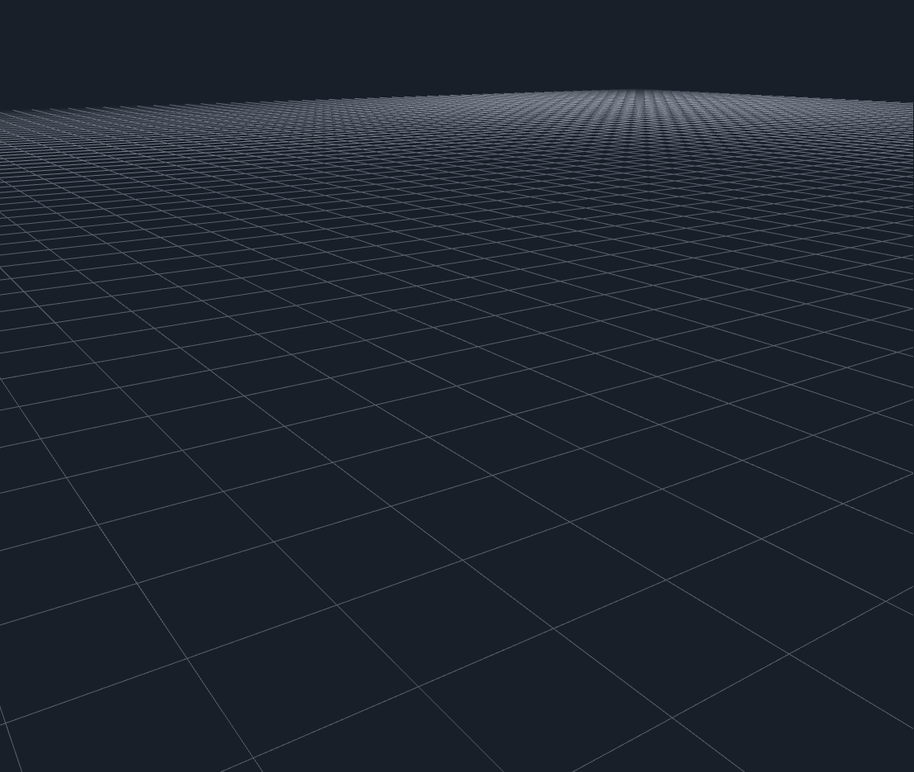
#> input picture _align_tests/example_transform/create_A_before.png, 914 x 772 px, shrunk from 1108 x 935 before the run
$ python png_stat.py ../../../_align_tests/example_transform/create_A_before.png
#> lines starting #> are read from the running program, lines starting #| are printed output that depends on the picture
# -*- coding: utf-8 -*-
"""png_stat.py — PNG 像素统计 (验收链 T1 截图判定): 方差/非背景占比/均色/通道数.
用法: py -3.12 tests\_tmp\png_stat.py <png>...
背景 = 最频色 (mode); 非背景像素 = 与最频色 L1 距离 > 24 的像素."""
import sys
import numpy as np
from PIL import Image

for path in sys.argv[1:]:
    im = Image.open(path).convert('RGB')
    a = np.asarray(im, dtype=np.int32)
    H, W = a.shape[:2]
#> H = 772; W = 914
    # 最频色 (粗量化到 /16 再找众数, 反查原色近似)
    q = (a // 16).reshape(-1, 3)
    (vals, counts) = np.unique(q, axis=0, return_counts=True)
#> vals = 34 rows, first 8: [0, 0, 1], [0, 1, 1], [1, 1, 1], [1, 1, 2], [1, 2, 2], [1, 2, 3], [2, 2, 2], [2, 2, 3]; counts = 34 values, max 557829 at index 3, min 2 at index 22, mean 20753.2
    i = int(np.argmax(counts))
#> i = 3
    mode_q = vals[i]
#> mode_q = [1, 1, 2]
    mode = mode_q * 16 + 8
#> mode = [24, 24, 40]
    dist = np.abs(a - mode).sum(axis=2)
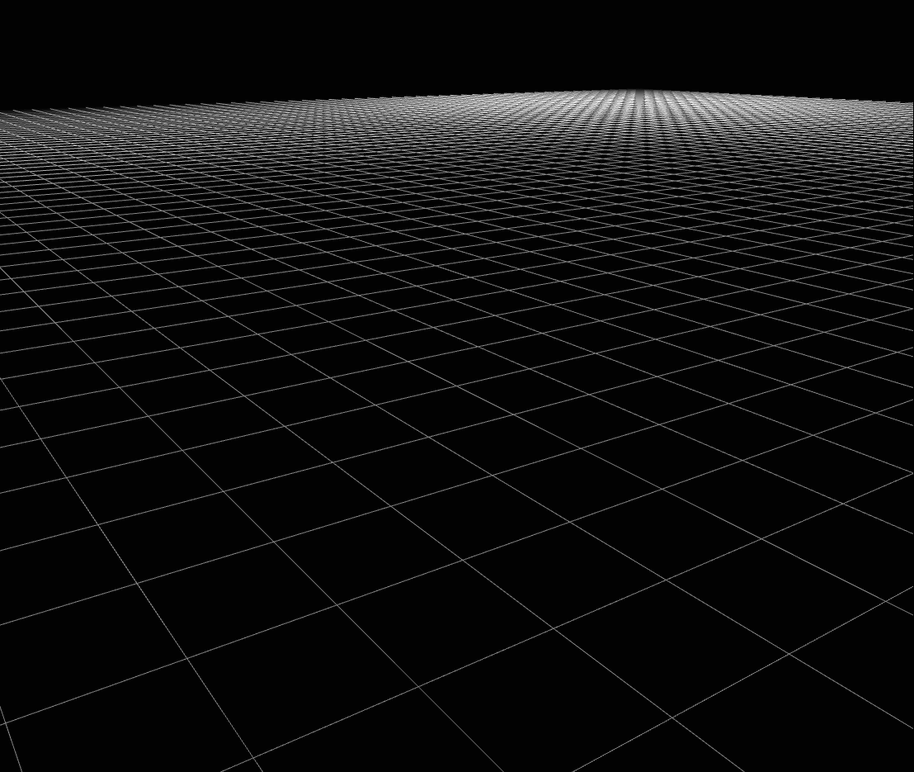
#> dist: shape (772, 914) int64; min 5, max 384, mean 28.6; drawn with min black and max white
    nonbg = (dist > 24).mean()
#> nonbg = 0.165
    mean = a.reshape(-1, 3).mean(axis=0)
#> mean = [31.27, 37.19, 47.39]
    std = a.reshape(-1, 3).std(axis=0)
#> std = [17.18, 16.99, 17.5]
    # 行/列亮度概貌 (判断上下左右是否分层)
    gray = a.mean(axis=2)
    print("%s: %dx%d 非背景占比=%.4f mean=%s std=%s bg=%s" % (
        path.split('\\')[-1], W, H, nonbg, np.round(mean, 1), np.round(std, 1), mode))
#| ../../../_align_tests/example_transform/create_A_before.png: 914x772 非背景占比=0.1647 mean=[31.3 37.2 47.4] std=[17.2 17.  17.5] bg=[24 24 40]

$ run again, on _align_tests/example_transform/pos_positive_before.png
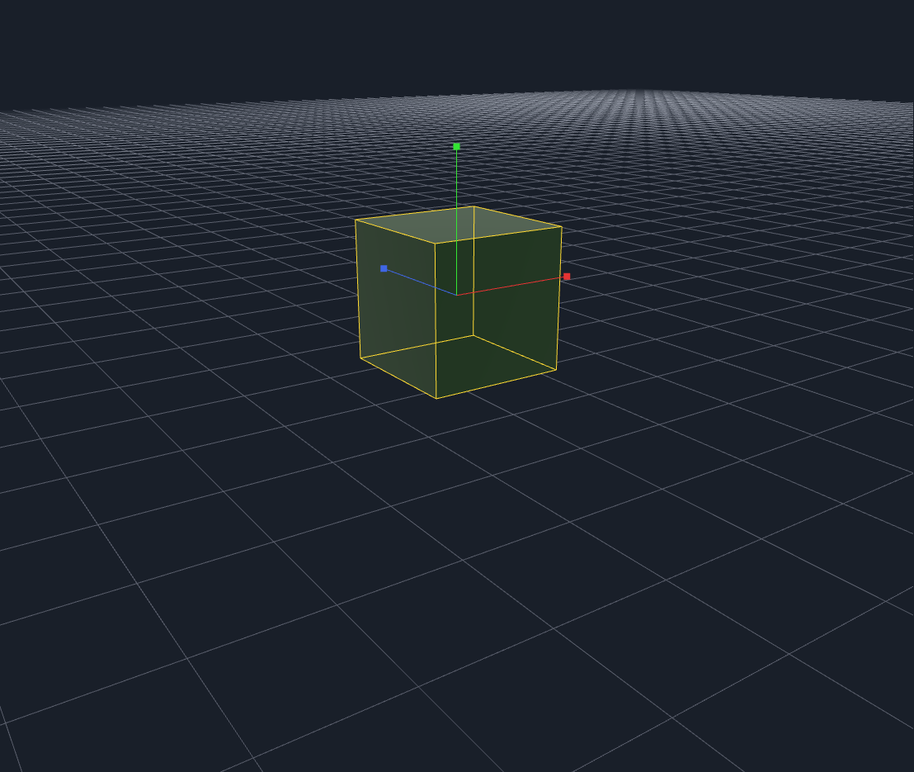
#> input picture _align_tests/example_transform/pos_positive_before.png, 914 x 772 px, shrunk from 1108 x 935 before the run
#> vals = 231 rows, first 8: [0, 0, 1], [0, 0, 2], [0, 1, 1], [0, 1, 2], [0, 1, 3], [0, 2, 1], [0, 2, 2], [0, 3, 2]; counts = 231 values, max 531795 at index 10, min 1 at index 19, mean 3054.6
#> i = 10
#> mode_q = [1, 1, 2]
#> mode = [24, 24, 40]
#> `dist = np.abs(a - mode).sum(axis=2)`:
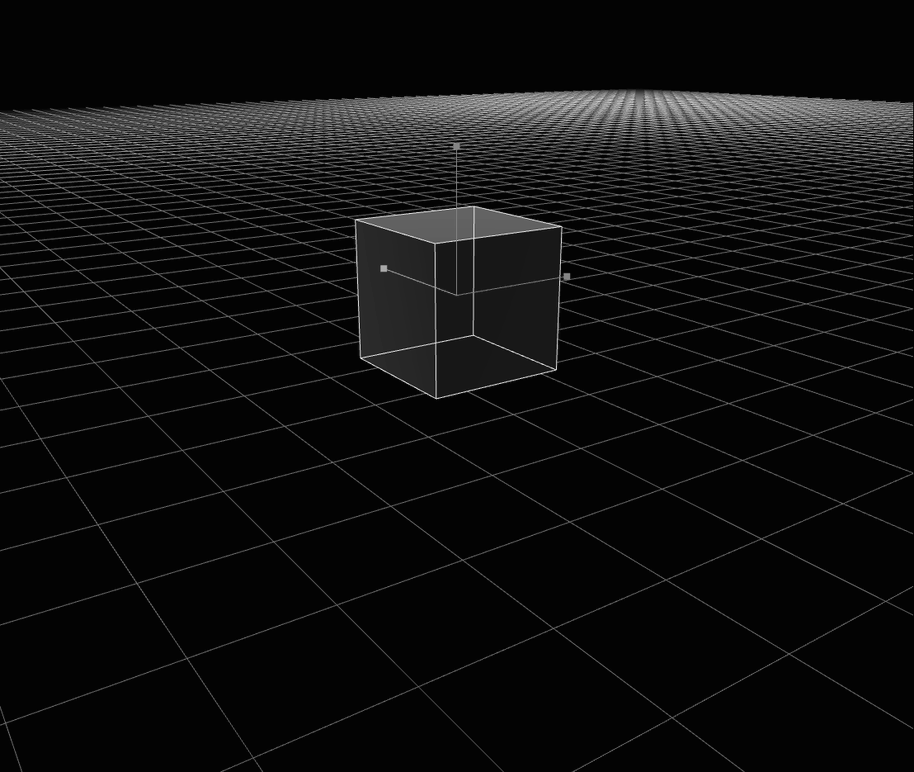
#> dist: shape (772, 914) int64; min 3, max 464, mean 31.6; drawn with min black and max white
#> nonbg = 0.205
#> mean = [32.38, 38.79, 47.38]
#> std = [19.03, 19, 17.68]
#| ../../../_align_tests/example_transform/pos_positive_before.png: 914x772 非背景占比=0.2051 mean=[32.4 38.8 47.4] std=[19.  19.  17.7] bg=[24 24 40]
